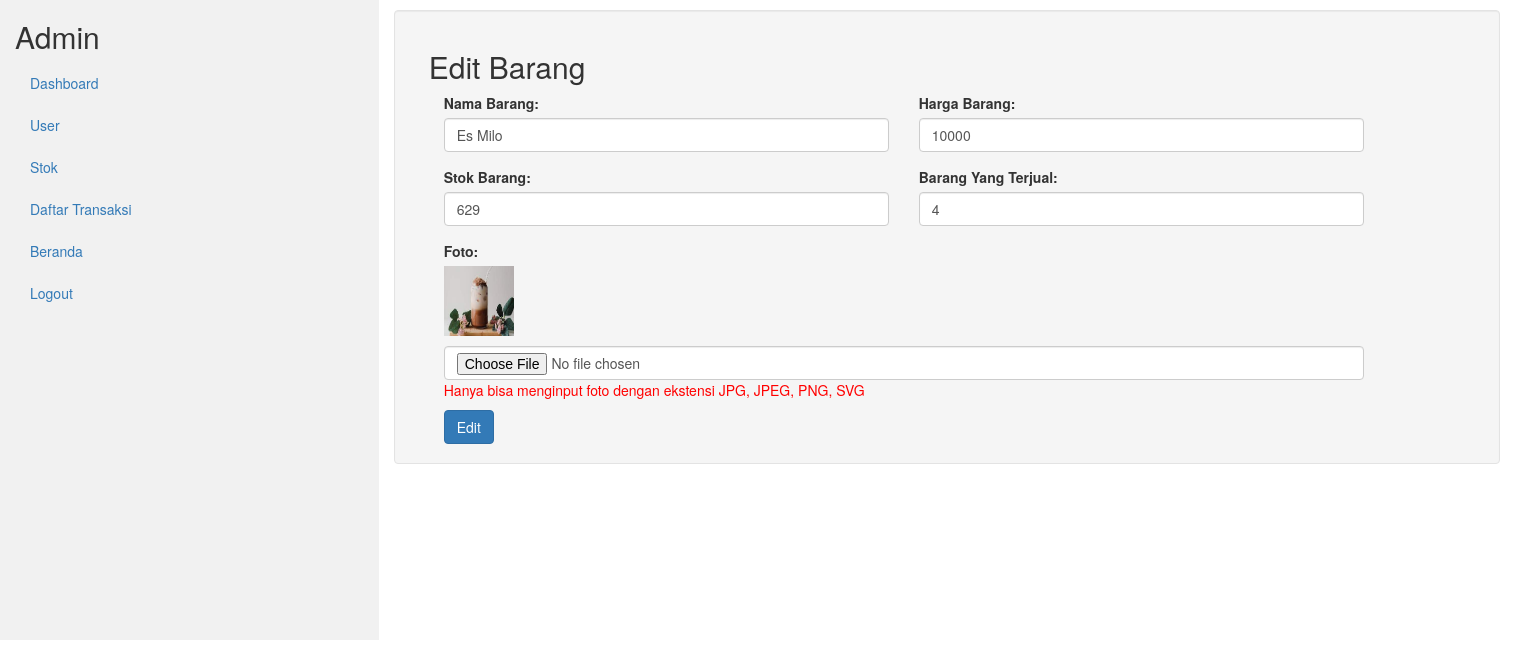
Screenshot of /petugas/index.php?page=edit-barang&id=9 (signed in) with the database file from the repository.
### tables this page shows
CREATE TABLE `produk` (
  `ProdukID` int(11) NOT NULL,
  `NamaProduk` varchar(255) NOT NULL,
  `Harga` int(11) NOT NULL,
  `Stok` int(11) NOT NULL,
  `Terjual` int(11) NOT NULL,
  `Foto` varchar(255) NOT NULL
);

### petugas/edit-barang.php (the view, shortened to what this page needs)
<?php
$id = $_GET['id'];
$sql = $koneksi->query("SELECT * FROM produk WHERE ProdukID = '$id'");
$data = $sql->fetch_assoc();
?>
<div class="p-4 main-content">
    <div class="card well">
        <div class="card-body">
            <div class="container mt-5">
                <h2>Edit Barang</h2>
                <form action="" method="post" class="col-md-10" enctype="multipart/form-data">
                <div class="row">
                    <div class="form-group col-sm-6">
                        <label for="Nama" class="form-label">Nama Barang: </label>
                        <input type="text" value="<?php echo $data['NamaProduk'] ?>" name="Nama" id="Nama" class="form-control" placeholder="Masukkan Nama" required>
                    </div>
                    <div class="form-group col-sm-6">
                            <label for="Harga" class="form-label">Harga Barang: </label>
                            <input type="number" min="1" value="<?php echo $data['Harga'] ?>" name="Harga" id="Harga" class="form-control" placeholder="Masukkan Harga" required>
                        </div>
                </div>
                    <div class="row">
                        <div class="form-group col-sm-6">
                            <label for="Stok" class="form-label">Stok Barang: </label>
                            <input type="number" min="1" value="<?php echo $data['Stok'] ?>" name="Stok" id="Stok" class="form-control" placeholder="Masukkan Stok" required>
                        </div>
                        <div class="form-group col-sm-6">
                            <label for="Terjual" class="form-label">Barang Yang Terjual: </label>
                            <input type="number" min="0" value="<?php echo $data['Terjual'] ?>" name="Terjual" id="Terjual" class="form-control" placeholder="Masukkan Terjual" required>
                        </div>
                    </div>
                    <div class="">
                        <label for="Foto" class="form-label">Foto: </label>
                        <p><?php echo "<img src='../foto/".$data['Foto']."'  width='70' height='70'></img>"; ?></p>
                        <input type="file" name="Foto" id="Foto" class="form-control">
                        <p style="color: red;">Hanya bisa menginput foto dengan ekstensi JPG, JPEG, PNG, SVG</p>
                    </div>
                    <button type="submit" name="submit" class="btn btn-md btn-primary">Edit</button>
                </form>
            </div>
        </div>
    </div>
</div>

### rows the page displays
produk: Nama "Es Milo", Harga "10000", Stok "629", Terjual "4", Foto (picture)

### other values shown
$Level "Admin"
